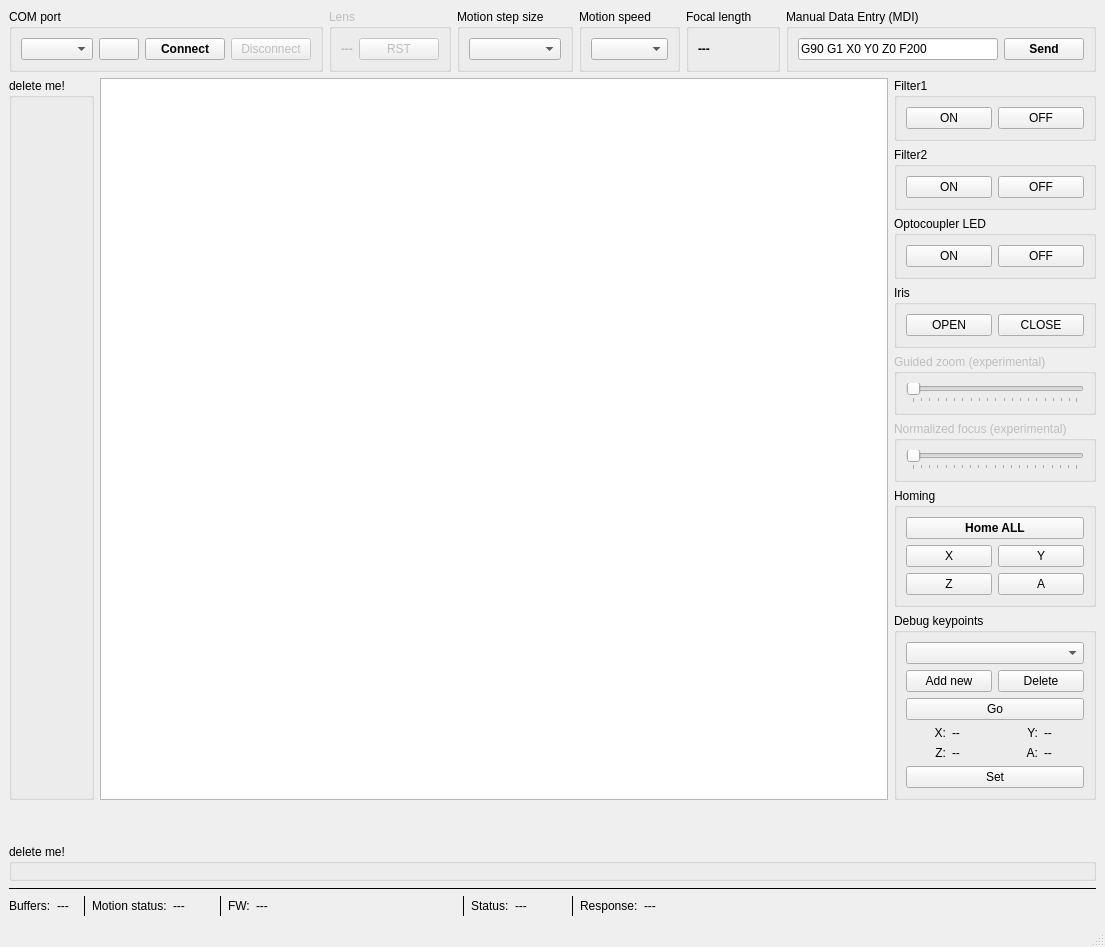
<?xml version="1.0" encoding="UTF-8"?>
<ui version="4.0">
 <class>MainWindow</class>
 <widget class="QMainWindow" name="MainWindow">
  <property name="geometry">
   <rect>
    <x>0</x>
    <y>0</y>
    <width>1020</width>
    <height>947</height>
   </rect>
  </property>
  <property name="windowTitle">
   <string>SCE2-Lxxx lens tester</string>
  </property>
  <widget class="QWidget" name="centralwidget">
   <layout class="QGridLayout" name="gridLayout">
    <item row="5" column="0">
     <layout class="QHBoxLayout" name="horizontalLayout_5">
      <item>
       <layout class="QHBoxLayout" name="horizontalLayout_4">
        <item>
         <widget class="QLabel" name="label_61">
          <property name="sizePolicy">
           <sizepolicy hsizetype="Fixed" vsizetype="Preferred">
            <horstretch>0</horstretch>
            <verstretch>0</verstretch>
           </sizepolicy>
          </property>
          <property name="text">
           <string>Buffers:</string>
          </property>
         </widget>
        </item>
        <item>
         <widget class="QLabel" name="label_buffer_count">
          <property name="sizePolicy">
           <sizepolicy hsizetype="Preferred" vsizetype="Preferred">
            <horstretch>0</horstretch>
            <verstretch>0</verstretch>
           </sizepolicy>
          </property>
          <property name="minimumSize">
           <size>
            <width>20</width>
            <height>0</height>
           </size>
          </property>
          <property name="text">
           <string>---</string>
          </property>
         </widget>
        </item>
       </layout>
      </item>
      <item>
       <widget class="Line" name="line">
        <property name="frameShadow">
         <enum>QFrame::Plain</enum>
        </property>
        <property name="orientation">
         <enum>Qt::Vertical</enum>
        </property>
       </widget>
      </item>
      <item>
       <layout class="QHBoxLayout" name="horizontalLayout_6">
        <item>
         <widget class="QLabel" name="label_59">
          <property name="sizePolicy">
           <sizepolicy hsizetype="Fixed" vsizetype="Preferred">
            <horstretch>0</horstretch>
            <verstretch>0</verstretch>
           </sizepolicy>
          </property>
          <property name="text">
           <string>Motion status:</string>
          </property>
         </widget>
        </item>
        <item>
         <widget class="QLabel" name="label_motion_status">
          <property name="minimumSize">
           <size>
            <width>40</width>
            <height>0</height>
           </size>
          </property>
          <property name="text">
           <string>---</string>
          </property>
         </widget>
        </item>
       </layout>
      </item>
      <item>
       <widget class="Line" name="line_2">
        <property name="frameShadow">
         <enum>QFrame::Plain</enum>
        </property>
        <property name="orientation">
         <enum>Qt::Vertical</enum>
        </property>
       </widget>
      </item>
      <item>
       <layout class="QHBoxLayout" name="horizontalLayout_7">
        <item>
         <widget class="QLabel" name="label_60">
          <property name="sizePolicy">
           <sizepolicy hsizetype="Fixed" vsizetype="Preferred">
            <horstretch>0</horstretch>
            <verstretch>0</verstretch>
           </sizepolicy>
          </property>
          <property name="text">
           <string>FW:</string>
          </property>
         </widget>
        </item>
        <item>
         <widget class="QLabel" name="s_controller_fw">
          <property name="minimumSize">
           <size>
            <width>200</width>
            <height>0</height>
           </size>
          </property>
          <property name="text">
           <string>---</string>
          </property>
         </widget>
        </item>
       </layout>
      </item>
      <item>
       <widget class="Line" name="line_8">
        <property name="frameShadow">
         <enum>QFrame::Plain</enum>
        </property>
        <property name="orientation">
         <enum>Qt::Vertical</enum>
        </property>
       </widget>
      </item>
      <item>
       <layout class="QHBoxLayout" name="horizontalLayout_8">
        <item>
         <widget class="QLabel" name="label_62">
          <property name="sizePolicy">
           <sizepolicy hsizetype="Fixed" vsizetype="Preferred">
            <horstretch>0</horstretch>
            <verstretch>0</verstretch>
           </sizepolicy>
          </property>
          <property name="text">
           <string>Status:</string>
          </property>
         </widget>
        </item>
        <item>
         <widget class="QLabel" name="s_status">
          <property name="minimumSize">
           <size>
            <width>50</width>
            <height>0</height>
           </size>
          </property>
          <property name="text">
           <string>---</string>
          </property>
         </widget>
        </item>
       </layout>
      </item>
      <item>
       <widget class="Line" name="line_3">
        <property name="frameShadow">
         <enum>QFrame::Plain</enum>
        </property>
        <property name="orientation">
         <enum>Qt::Vertical</enum>
        </property>
       </widget>
      </item>
      <item>
       <layout class="QHBoxLayout" name="horizontalLayout_9">
        <item>
         <widget class="QLabel" name="label_63">
          <property name="sizePolicy">
           <sizepolicy hsizetype="Fixed" vsizetype="Preferred">
            <horstretch>0</horstretch>
            <verstretch>0</verstretch>
           </sizepolicy>
          </property>
          <property name="text">
           <string>Response:</string>
          </property>
         </widget>
        </item>
        <item>
         <widget class="QLabel" name="label_response">
          <property name="sizePolicy">
           <sizepolicy hsizetype="Preferred" vsizetype="Preferred">
            <horstretch>0</horstretch>
            <verstretch>0</verstretch>
           </sizepolicy>
          </property>
          <property name="minimumSize">
           <size>
            <width>300</width>
            <height>0</height>
           </size>
          </property>
          <property name="text">
           <string>---</string>
          </property>
         </widget>
        </item>
       </layout>
      </item>
      <item>
       <spacer name="horizontalSpacer_2">
        <property name="orientation">
         <enum>Qt::Horizontal</enum>
        </property>
        <property name="sizeHint" stdset="0">
         <size>
          <width>40</width>
          <height>20</height>
         </size>
        </property>
       </spacer>
      </item>
     </layout>
    </item>
    <item row="4" column="0">
     <widget class="Line" name="line_9">
      <property name="frameShadow">
       <enum>QFrame::Plain</enum>
      </property>
      <property name="orientation">
       <enum>Qt::Horizontal</enum>
      </property>
     </widget>
    </item>
    <item row="1" column="0">
     <layout class="QHBoxLayout" name="horizontalLayout_3">
      <item>
       <layout class="QVBoxLayout" name="verticalLayout">
        <item>
         <layout class="QHBoxLayout" name="horizontalLayout_22">
          <item>
           <widget class="QGroupBox" name="group_x_axis">
            <property name="enabled">
             <bool>true</bool>
            </property>
            <property name="title">
             <string>delete me!</string>
            </property>
            <layout class="QGridLayout" name="gridLayout_2"/>
           </widget>
          </item>
         </layout>
        </item>
       </layout>
      </item>
      <item>
       <widget class="GraphicsLayoutWidget" name="win">
        <property name="sizePolicy">
         <sizepolicy hsizetype="Expanding" vsizetype="Preferred">
          <horstretch>0</horstretch>
          <verstretch>0</verstretch>
         </sizepolicy>
        </property>
        <property name="maximumSize">
         <size>
          <width>16777215</width>
          <height>16777215</height>
         </size>
        </property>
       </widget>
      </item>
      <item>
       <layout class="QVBoxLayout" name="verticalLayout_19">
        <item>
         <widget class="QGroupBox" name="group_filter1">
          <property name="enabled">
           <bool>true</bool>
          </property>
          <property name="title">
           <string>Filter1</string>
          </property>
          <layout class="QGridLayout" name="gridLayout_4">
           <item row="0" column="2">
            <widget class="QPushButton" name="btn_f1_off">
             <property name="text">
              <string>OFF</string>
             </property>
            </widget>
           </item>
           <item row="0" column="1">
            <widget class="QPushButton" name="btn_f1_on">
             <property name="text">
              <string>ON</string>
             </property>
            </widget>
           </item>
          </layout>
         </widget>
        </item>
        <item>
         <widget class="QGroupBox" name="group_filter2">
          <property name="enabled">
           <bool>true</bool>
          </property>
          <property name="title">
           <string>Filter2</string>
          </property>
          <layout class="QGridLayout" name="gridLayout_5">
           <item row="0" column="1">
            <widget class="QPushButton" name="btn_f2_on">
             <property name="text">
              <string>ON</string>
             </property>
            </widget>
           </item>
           <item row="0" column="2">
            <widget class="QPushButton" name="btn_f2_off">
             <property name="text">
              <string>OFF</string>
             </property>
            </widget>
           </item>
          </layout>
         </widget>
        </item>
        <item>
         <widget class="QGroupBox" name="group_pi">
          <property name="enabled">
           <bool>true</bool>
          </property>
          <property name="title">
           <string>Optocoupler LED</string>
          </property>
          <layout class="QGridLayout" name="gridLayout_11">
           <item row="0" column="0">
            <widget class="QPushButton" name="btn_pi_led_on">
             <property name="text">
              <string>ON</string>
             </property>
            </widget>
           </item>
           <item row="0" column="1">
            <widget class="QPushButton" name="btn_pi_led_off">
             <property name="text">
              <string>OFF</string>
             </property>
            </widget>
           </item>
          </layout>
         </widget>
        </item>
        <item>
         <widget class="QGroupBox" name="group_iris">
          <property name="enabled">
           <bool>true</bool>
          </property>
          <property name="title">
           <string>Iris</string>
          </property>
          <layout class="QGridLayout" name="gridLayout_12">
           <item row="0" column="0">
            <widget class="QPushButton" name="btn_iris_on">
             <property name="text">
              <string>OPEN</string>
             </property>
            </widget>
           </item>
           <item row="0" column="1">
            <widget class="QPushButton" name="btn_iris_off">
             <property name="text">
              <string>CLOSE</string>
             </property>
            </widget>
           </item>
          </layout>
         </widget>
        </item>
        <item>
         <widget class="QGroupBox" name="group_guided_zoom1">
          <property name="enabled">
           <bool>false</bool>
          </property>
          <property name="sizePolicy">
           <sizepolicy hsizetype="Minimum" vsizetype="Preferred">
            <horstretch>0</horstretch>
            <verstretch>0</verstretch>
           </sizepolicy>
          </property>
          <property name="title">
           <string>Guided zoom (experimental)</string>
          </property>
          <layout class="QGridLayout" name="gridLayout_28">
           <item row="0" column="0">
            <widget class="QSlider" name="zoom_slider1">
             <property name="sizePolicy">
              <sizepolicy hsizetype="Preferred" vsizetype="Fixed">
               <horstretch>0</horstretch>
               <verstretch>0</verstretch>
              </sizepolicy>
             </property>
             <property name="pageStep">
              <number>5</number>
             </property>
             <property name="tracking">
              <bool>false</bool>
             </property>
             <property name="orientation">
              <enum>Qt::Horizontal</enum>
             </property>
             <property name="tickPosition">
              <enum>QSlider::TicksBelow</enum>
             </property>
            </widget>
           </item>
          </layout>
         </widget>
        </item>
        <item>
         <widget class="QGroupBox" name="group_guided_focus1">
          <property name="enabled">
           <bool>false</bool>
          </property>
          <property name="sizePolicy">
           <sizepolicy hsizetype="Minimum" vsizetype="Preferred">
            <horstretch>0</horstretch>
            <verstretch>0</verstretch>
           </sizepolicy>
          </property>
          <property name="title">
           <string>Normalized focus (experimental)</string>
          </property>
          <layout class="QGridLayout" name="gridLayout_30">
           <item row="0" column="0">
            <widget class="QSlider" name="focus_slider1">
             <property name="enabled">
              <bool>false</bool>
             </property>
             <property name="sizePolicy">
              <sizepolicy hsizetype="Preferred" vsizetype="Fixed">
               <horstretch>0</horstretch>
               <verstretch>0</verstretch>
              </sizepolicy>
             </property>
             <property name="maximum">
              <number>100</number>
             </property>
             <property name="pageStep">
              <number>5</number>
             </property>
             <property name="value">
              <number>0</number>
             </property>
             <property name="tracking">
              <bool>false</bool>
             </property>
             <property name="orientation">
              <enum>Qt::Horizontal</enum>
             </property>
             <property name="tickPosition">
              <enum>QSlider::TicksBelow</enum>
             </property>
            </widget>
           </item>
          </layout>
         </widget>
        </item>
        <item>
         <widget class="QGroupBox" name="group_homing">
          <property name="enabled">
           <bool>true</bool>
          </property>
          <property name="title">
           <string>Homing</string>
          </property>
          <layout class="QGridLayout" name="gridLayout_20">
           <item row="0" column="1">
            <layout class="QVBoxLayout" name="verticalLayout_2">
             <item>
              <widget class="QPushButton" name="btn_all_seek">
               <property name="font">
                <font>
                 <weight>75</weight>
                 <bold>true</bold>
                </font>
               </property>
               <property name="text">
                <string>Home ALL</string>
               </property>
              </widget>
             </item>
             <item>
              <layout class="QHBoxLayout" name="horizontalLayout_10">
               <item>
                <widget class="QPushButton" name="btn_x_seek">
                 <property name="enabled">
                  <bool>true</bool>
                 </property>
                 <property name="sizePolicy">
                  <sizepolicy hsizetype="Minimum" vsizetype="Expanding">
                   <horstretch>0</horstretch>
                   <verstretch>0</verstretch>
                  </sizepolicy>
                 </property>
                 <property name="font">
                  <font>
                   <weight>50</weight>
                   <bold>false</bold>
                  </font>
                 </property>
                 <property name="text">
                  <string>X</string>
                 </property>
                </widget>
               </item>
               <item>
                <widget class="QPushButton" name="btn_y_seek">
                 <property name="enabled">
                  <bool>true</bool>
                 </property>
                 <property name="sizePolicy">
                  <sizepolicy hsizetype="Minimum" vsizetype="Expanding">
                   <horstretch>0</horstretch>
                   <verstretch>0</verstretch>
                  </sizepolicy>
                 </property>
                 <property name="font">
                  <font>
                   <weight>50</weight>
                   <bold>false</bold>
                  </font>
                 </property>
                 <property name="text">
                  <string>Y</string>
                 </property>
                </widget>
               </item>
              </layout>
             </item>
             <item>
              <layout class="QHBoxLayout" name="horizontalLayout_11">
               <item>
                <widget class="QPushButton" name="btn_z_seek">
                 <property name="enabled">
                  <bool>true</bool>
                 </property>
                 <property name="sizePolicy">
                  <sizepolicy hsizetype="Minimum" vsizetype="Expanding">
                   <horstretch>0</horstretch>
                   <verstretch>0</verstretch>
                  </sizepolicy>
                 </property>
                 <property name="font">
                  <font>
                   <weight>50</weight>
                   <bold>false</bold>
                  </font>
                 </property>
                 <property name="text">
                  <string>Z</string>
                 </property>
                </widget>
               </item>
               <item>
                <widget class="QPushButton" name="btn_a_seek">
                 <property name="enabled">
                  <bool>true</bool>
                 </property>
                 <property name="sizePolicy">
                  <sizepolicy hsizetype="Minimum" vsizetype="Expanding">
                   <horstretch>0</horstretch>
                   <verstretch>0</verstretch>
                  </sizepolicy>
                 </property>
                 <property name="font">
                  <font>
                   <weight>50</weight>
                   <bold>false</bold>
                  </font>
                 </property>
                 <property name="text">
                  <string>A</string>
                 </property>
                </widget>
               </item>
              </layout>
             </item>
            </layout>
           </item>
          </layout>
         </widget>
        </item>
        <item>
         <widget class="QGroupBox" name="group_keypoints_2">
          <property name="title">
           <string>Debug keypoints</string>
          </property>
          <layout class="QGridLayout" name="gridLayout_21">
           <item row="1" column="0">
            <widget class="QPushButton" name="push_kpt_new">
             <property name="text">
              <string>Add new</string>
             </property>
            </widget>
           </item>
           <item row="5" column="0" colspan="2">
            <widget class="QPushButton" name="push_kpt_set">
             <property name="text">
              <string>Set</string>
             </property>
            </widget>
           </item>
           <item row="1" column="1">
            <widget class="QPushButton" name="push_kpt_delete">
             <property name="text">
              <string>Delete</string>
             </property>
            </widget>
           </item>
           <item row="2" column="0" colspan="2">
            <widget class="QPushButton" name="push_kpt_go">
             <property name="text">
              <string>Go</string>
             </property>
            </widget>
           </item>
           <item row="0" column="0" colspan="2">
            <widget class="QComboBox" name="comboBox_keypoints"/>
           </item>
           <item row="3" column="0" colspan="2">
            <layout class="QHBoxLayout" name="horizontalLayout_58">
             <item>
              <layout class="QHBoxLayout" name="horizontalLayout_59">
               <item>
                <widget class="QLabel" name="label_36">
                 <property name="text">
                  <string>X:</string>
                 </property>
                 <property name="alignment">
                  <set>Qt::AlignRight|Qt::AlignTrailing|Qt::AlignVCenter</set>
                 </property>
                </widget>
               </item>
               <item>
                <widget class="QLabel" name="label_dk_x">
                 <property name="minimumSize">
                  <size>
                   <width>40</width>
                   <height>0</height>
                  </size>
                 </property>
                 <property name="text">
                  <string>--</string>
                 </property>
                </widget>
               </item>
              </layout>
             </item>
             <item>
              <layout class="QHBoxLayout" name="horizontalLayout_60">
               <item>
                <widget class="QLabel" name="label_52">
                 <property name="text">
                  <string>Y:</string>
                 </property>
                 <property name="alignment">
                  <set>Qt::AlignRight|Qt::AlignTrailing|Qt::AlignVCenter</set>
                 </property>
                </widget>
               </item>
               <item>
                <widget class="QLabel" name="label_dk_y">
                 <property name="minimumSize">
                  <size>
                   <width>40</width>
                   <height>0</height>
                  </size>
                 </property>
                 <property name="text">
                  <string>--</string>
                 </property>
                </widget>
               </item>
              </layout>
             </item>
            </layout>
           </item>
           <item row="4" column="0" colspan="2">
            <layout class="QHBoxLayout" name="horizontalLayout_61">
             <item>
              <layout class="QHBoxLayout" name="horizontalLayout_62">
               <item>
                <widget class="QLabel" name="label_53">
                 <property name="text">
                  <string>Z:</string>
                 </property>
                 <property name="alignment">
                  <set>Qt::AlignRight|Qt::AlignTrailing|Qt::AlignVCenter</set>
                 </property>
                </widget>
               </item>
               <item>
                <widget class="QLabel" name="label_dk_z">
                 <property name="minimumSize">
                  <size>
                   <width>40</width>
                   <height>0</height>
                  </size>
                 </property>
                 <property name="text">
                  <string>--</string>
                 </property>
                </widget>
               </item>
              </layout>
             </item>
             <item>
              <layout class="QHBoxLayout" name="horizontalLayout_63">
               <item>
                <widget class="QLabel" name="label_54">
                 <property name="text">
                  <string>A:</string>
                 </property>
                 <property name="alignment">
                  <set>Qt::AlignRight|Qt::AlignTrailing|Qt::AlignVCenter</set>
                 </property>
                </widget>
               </item>
               <item>
                <widget class="QLabel" name="label_dk_a">
                 <property name="minimumSize">
                  <size>
                   <width>40</width>
                   <height>0</height>
                  </size>
                 </property>
                 <property name="text">
                  <string>--</string>
                 </property>
                </widget>
               </item>
              </layout>
             </item>
            </layout>
           </item>
          </layout>
         </widget>
        </item>
       </layout>
      </item>
     </layout>
    </item>
    <item row="2" column="0">
     <spacer name="verticalSpacer_2">
      <property name="orientation">
       <enum>Qt::Vertical</enum>
      </property>
      <property name="sizeType">
       <enum>QSizePolicy::Expanding</enum>
      </property>
      <property name="sizeHint" stdset="0">
       <size>
        <width>20</width>
        <height>20</height>
       </size>
      </property>
     </spacer>
    </item>
    <item row="3" column="0">
     <layout class="QHBoxLayout" name="horizontalLayout">
      <item>
       <widget class="QGroupBox" name="presetGroup">
        <property name="sizePolicy">
         <sizepolicy hsizetype="Preferred" vsizetype="MinimumExpanding">
          <horstretch>0</horstretch>
          <verstretch>0</verstretch>
         </sizepolicy>
        </property>
        <property name="minimumSize">
         <size>
          <width>0</width>
          <height>0</height>
         </size>
        </property>
        <property name="title">
         <string>delete me!</string>
        </property>
       </widget>
      </item>
     </layout>
    </item>
    <item row="0" column="0">
     <layout class="QHBoxLayout" name="horizontalLayout_2">
      <item>
       <widget class="QGroupBox" name="group_comport">
        <property name="title">
         <string>COM port</string>
        </property>
        <layout class="QGridLayout" name="gridLayout_8">
         <item row="0" column="3">
          <widget class="QPushButton" name="btn_disconnect">
           <property name="enabled">
            <bool>false</bool>
           </property>
           <property name="text">
            <string>Disconnect</string>
           </property>
          </widget>
         </item>
         <item row="0" column="0">
          <widget class="QComboBox" name="combo_ports"/>
         </item>
         <item row="0" column="2">
          <widget class="QPushButton" name="btn_connect">
           <property name="enabled">
            <bool>true</bool>
           </property>
           <property name="font">
            <font>
             <weight>75</weight>
             <bold>true</bold>
            </font>
           </property>
           <property name="text">
            <string>Connect</string>
           </property>
          </widget>
         </item>
         <item row="0" column="1">
          <widget class="QPushButton" name="btn_com_refresh">
           <property name="sizePolicy">
            <sizepolicy hsizetype="Maximum" vsizetype="Fixed">
             <horstretch>0</horstretch>
             <verstretch>0</verstretch>
            </sizepolicy>
           </property>
           <property name="toolTip">
            <string>Refresh com port list</string>
           </property>
           <property name="text">
            <string/>
           </property>
           <property name="icon">
            <iconset resource="images.qrc">
             <normaloff>:/logo/restart.png</normaloff>:/logo/restart.png</iconset>
           </property>
          </widget>
         </item>
        </layout>
       </widget>
      </item>
      <item>
       <widget class="QGroupBox" name="group_lens">
        <property name="enabled">
         <bool>false</bool>
        </property>
        <property name="title">
         <string>Lens</string>
        </property>
        <layout class="QGridLayout" name="gridLayout_7">
         <item row="0" column="0">
          <widget class="QLabel" name="label_lens_name">
           <property name="enabled">
            <bool>false</bool>
           </property>
           <property name="sizePolicy">
            <sizepolicy hsizetype="MinimumExpanding" vsizetype="Preferred">
             <horstretch>0</horstretch>
             <verstretch>0</verstretch>
            </sizepolicy>
           </property>
           <property name="font">
            <font>
             <weight>75</weight>
             <bold>true</bold>
            </font>
           </property>
           <property name="text">
            <string>---</string>
           </property>
          </widget>
         </item>
         <item row="0" column="1">
          <widget class="QPushButton" name="btn_reset">
           <property name="enabled">
            <bool>false</bool>
           </property>
           <property name="sizePolicy">
            <sizepolicy hsizetype="Maximum" vsizetype="Fixed">
             <horstretch>0</horstretch>
             <verstretch>0</verstretch>
            </sizepolicy>
           </property>
           <property name="text">
            <string>RST</string>
           </property>
          </widget>
         </item>
        </layout>
       </widget>
      </item>
      <item>
       <widget class="QGroupBox" name="group_step_size">
        <property name="enabled">
         <bool>true</bool>
        </property>
        <property name="title">
         <string>Motion step size</string>
        </property>
        <layout class="QGridLayout" name="gridLayout_9">
         <item row="0" column="0">
          <widget class="QComboBox" name="combo_step">
           <property name="enabled">
            <bool>true</bool>
           </property>
          </widget>
         </item>
        </layout>
       </widget>
      </item>
      <item>
       <widget class="QGroupBox" name="group_speed">
        <property name="enabled">
         <bool>true</bool>
        </property>
        <property name="title">
         <string>Motion speed</string>
        </property>
        <layout class="QGridLayout" name="gridLayout_10">
         <item row="0" column="0">
          <widget class="QComboBox" name="combo_speed"/>
         </item>
        </layout>
       </widget>
      </item>
      <item>
       <widget class="QGroupBox" name="group_focal_length">
        <property name="enabled">
         <bool>true</bool>
        </property>
        <property name="title">
         <string>Focal length</string>
        </property>
        <layout class="QGridLayout" name="gridLayout_14">
         <item row="0" column="0">
          <widget class="QLabel" name="label_focal_length">
           <property name="font">
            <font>
             <weight>75</weight>
             <bold>true</bold>
            </font>
           </property>
           <property name="text">
            <string>---</string>
           </property>
          </widget>
         </item>
        </layout>
       </widget>
      </item>
      <item>
       <widget class="QGroupBox" name="group_mdi">
        <property name="enabled">
         <bool>true</bool>
        </property>
        <property name="title">
         <string>Manual Data Entry (MDI)</string>
        </property>
        <layout class="QGridLayout" name="gridLayout_19">
         <item row="0" column="1">
          <widget class="QPushButton" name="btn_mdi_send">
           <property name="sizePolicy">
            <sizepolicy hsizetype="Minimum" vsizetype="Fixed">
             <horstretch>0</horstretch>
             <verstretch>0</verstretch>
            </sizepolicy>
           </property>
           <property name="font">
            <font>
             <weight>75</weight>
             <bold>true</bold>
            </font>
           </property>
           <property name="text">
            <string>Send</string>
           </property>
          </widget>
         </item>
         <item row="0" column="0">
          <widget class="QLineEdit" name="line_mdi">
           <property name="sizePolicy">
            <sizepolicy hsizetype="Preferred" vsizetype="Fixed">
             <horstretch>0</horstretch>
             <verstretch>0</verstretch>
            </sizepolicy>
           </property>
           <property name="minimumSize">
            <size>
             <width>200</width>
             <height>0</height>
            </size>
           </property>
           <property name="text">
            <string>G90 G1 X0 Y0 Z0 F200</string>
           </property>
          </widget>
         </item>
        </layout>
       </widget>
      </item>
     </layout>
    </item>
   </layout>
  </widget>
  <widget class="QMenuBar" name="menubar">
   <property name="geometry">
    <rect>
     <x>0</x>
     <y>0</y>
     <width>1020</width>
     <height>21</height>
    </rect>
   </property>
  </widget>
  <widget class="QStatusBar" name="statusbar"/>
 </widget>
 <customwidgets>
  <customwidget>
   <class>GraphicsLayoutWidget</class>
   <extends>QGraphicsView</extends>
   <header>pyqtgraph</header>
  </customwidget>
 </customwidgets>
 <resources>
  <include location="images.qrc"/>
 </resources>
 <connections/>
</ui>
